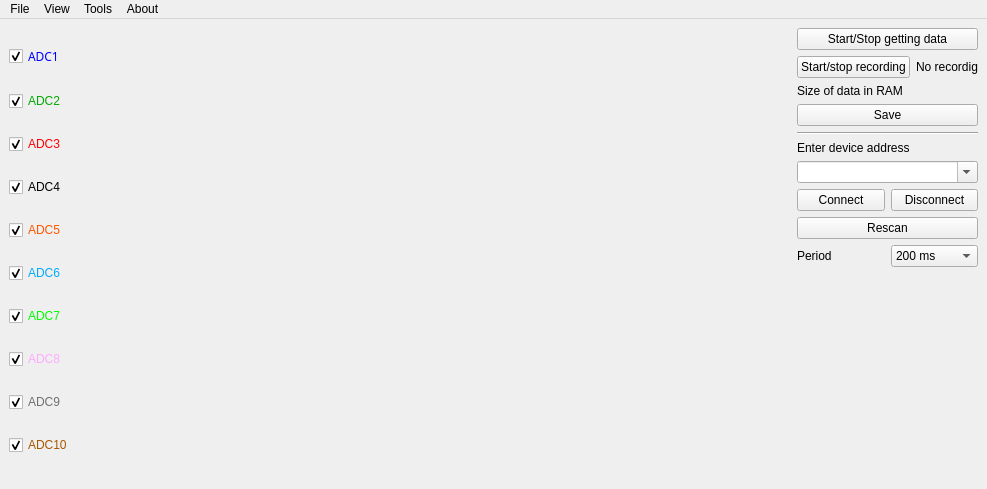
<?xml version="1.0" encoding="UTF-8"?>
<ui version="4.0">
 <class>MainWindow</class>
 <widget class="QMainWindow" name="MainWindow">
  <property name="geometry">
   <rect>
    <x>0</x>
    <y>0</y>
    <width>987</width>
    <height>489</height>
   </rect>
  </property>
  <property name="windowTitle">
   <string>UALab</string>
  </property>
  <widget class="QWidget" name="centralwidget">
   <property name="sizePolicy">
    <sizepolicy hsizetype="Minimum" vsizetype="Minimum">
     <horstretch>0</horstretch>
     <verstretch>0</verstretch>
    </sizepolicy>
   </property>
   <property name="minimumSize">
    <size>
     <width>0</width>
     <height>0</height>
    </size>
   </property>
   <layout class="QHBoxLayout" name="horizontalLayout_6">
    <item>
     <layout class="QHBoxLayout" name="horizontalLayout_4">
      <item>
       <layout class="QVBoxLayout" name="verticalLayout">
        <property name="sizeConstraint">
         <enum>QLayout::SetFixedSize</enum>
        </property>
        <property name="bottomMargin">
         <number>0</number>
        </property>
        <item>
         <widget class="QCheckBox" name="b_1_blue">
          <property name="palette">
           <palette>
            <active>
             <colorrole role="WindowText">
              <brush brushstyle="SolidPattern">
               <color alpha="255">
                <red>0</red>
                <green>0</green>
                <blue>255</blue>
               </color>
              </brush>
             </colorrole>
            </active>
            <inactive>
             <colorrole role="WindowText">
              <brush brushstyle="SolidPattern">
               <color alpha="255">
                <red>0</red>
                <green>0</green>
                <blue>255</blue>
               </color>
              </brush>
             </colorrole>
            </inactive>
            <disabled>
             <colorrole role="WindowText">
              <brush brushstyle="SolidPattern">
               <color alpha="255">
                <red>133</red>
                <green>133</green>
                <blue>133</blue>
               </color>
              </brush>
             </colorrole>
            </disabled>
           </palette>
          </property>
          <property name="font">
           <font>
            <family>Noto Sans</family>
           </font>
          </property>
          <property name="text">
           <string>ADC1</string>
          </property>
          <property name="checked">
           <bool>true</bool>
          </property>
         </widget>
        </item>
        <item>
         <widget class="QCheckBox" name="b_2_green">
          <property name="palette">
           <palette>
            <active>
             <colorrole role="WindowText">
              <brush brushstyle="SolidPattern">
               <color alpha="255">
                <red>0</red>
                <green>170</green>
                <blue>0</blue>
               </color>
              </brush>
             </colorrole>
            </active>
            <inactive>
             <colorrole role="WindowText">
              <brush brushstyle="SolidPattern">
               <color alpha="255">
                <red>0</red>
                <green>170</green>
                <blue>0</blue>
               </color>
              </brush>
             </colorrole>
            </inactive>
            <disabled>
             <colorrole role="WindowText">
              <brush brushstyle="SolidPattern">
               <color alpha="255">
                <red>133</red>
                <green>133</green>
                <blue>133</blue>
               </color>
              </brush>
             </colorrole>
            </disabled>
           </palette>
          </property>
          <property name="text">
           <string>ADC2</string>
          </property>
          <property name="checked">
           <bool>true</bool>
          </property>
         </widget>
        </item>
        <item>
         <widget class="QCheckBox" name="b_3_red">
          <property name="palette">
           <palette>
            <active>
             <colorrole role="WindowText">
              <brush brushstyle="SolidPattern">
               <color alpha="255">
                <red>255</red>
                <green>0</green>
                <blue>0</blue>
               </color>
              </brush>
             </colorrole>
            </active>
            <inactive>
             <colorrole role="WindowText">
              <brush brushstyle="SolidPattern">
               <color alpha="255">
                <red>255</red>
                <green>0</green>
                <blue>0</blue>
               </color>
              </brush>
             </colorrole>
            </inactive>
            <disabled>
             <colorrole role="WindowText">
              <brush brushstyle="SolidPattern">
               <color alpha="255">
                <red>133</red>
                <green>133</green>
                <blue>133</blue>
               </color>
              </brush>
             </colorrole>
            </disabled>
           </palette>
          </property>
          <property name="text">
           <string>ADC3</string>
          </property>
          <property name="checked">
           <bool>true</bool>
          </property>
         </widget>
        </item>
        <item>
         <widget class="QCheckBox" name="b_4_black">
          <property name="palette">
           <palette>
            <active>
             <colorrole role="WindowText">
              <brush brushstyle="SolidPattern">
               <color alpha="255">
                <red>0</red>
                <green>0</green>
                <blue>0</blue>
               </color>
              </brush>
             </colorrole>
            </active>
            <inactive>
             <colorrole role="WindowText">
              <brush brushstyle="SolidPattern">
               <color alpha="255">
                <red>0</red>
                <green>0</green>
                <blue>0</blue>
               </color>
              </brush>
             </colorrole>
            </inactive>
            <disabled>
             <colorrole role="WindowText">
              <brush brushstyle="SolidPattern">
               <color alpha="255">
                <red>133</red>
                <green>133</green>
                <blue>133</blue>
               </color>
              </brush>
             </colorrole>
            </disabled>
           </palette>
          </property>
          <property name="text">
           <string>ADC4</string>
          </property>
          <property name="checked">
           <bool>true</bool>
          </property>
         </widget>
        </item>
        <item>
         <widget class="QCheckBox" name="b_5_orange">
          <property name="palette">
           <palette>
            <active>
             <colorrole role="WindowText">
              <brush brushstyle="SolidPattern">
               <color alpha="255">
                <red>255</red>
                <green>85</green>
                <blue>0</blue>
               </color>
              </brush>
             </colorrole>
            </active>
            <inactive>
             <colorrole role="WindowText">
              <brush brushstyle="SolidPattern">
               <color alpha="255">
                <red>255</red>
                <green>85</green>
                <blue>0</blue>
               </color>
              </brush>
             </colorrole>
            </inactive>
            <disabled>
             <colorrole role="WindowText">
              <brush brushstyle="SolidPattern">
               <color alpha="255">
                <red>133</red>
                <green>133</green>
                <blue>133</blue>
               </color>
              </brush>
             </colorrole>
            </disabled>
           </palette>
          </property>
          <property name="text">
           <string>ADC5</string>
          </property>
          <property name="checked">
           <bool>true</bool>
          </property>
          <property name="tristate">
           <bool>false</bool>
          </property>
         </widget>
        </item>
        <item>
         <widget class="QCheckBox" name="b_6_blue_light">
          <property name="palette">
           <palette>
            <active>
             <colorrole role="WindowText">
              <brush brushstyle="SolidPattern">
               <color alpha="255">
                <red>0</red>
                <green>170</green>
                <blue>255</blue>
               </color>
              </brush>
             </colorrole>
            </active>
            <inactive>
             <colorrole role="WindowText">
              <brush brushstyle="SolidPattern">
               <color alpha="255">
                <red>0</red>
                <green>170</green>
                <blue>255</blue>
               </color>
              </brush>
             </colorrole>
            </inactive>
            <disabled>
             <colorrole role="WindowText">
              <brush brushstyle="SolidPattern">
               <color alpha="255">
                <red>133</red>
                <green>133</green>
                <blue>133</blue>
               </color>
              </brush>
             </colorrole>
            </disabled>
           </palette>
          </property>
          <property name="text">
           <string>ADC6</string>
          </property>
          <property name="checked">
           <bool>true</bool>
          </property>
         </widget>
        </item>
        <item>
         <widget class="QCheckBox" name="b_7_green_light">
          <property name="sizePolicy">
           <sizepolicy hsizetype="Minimum" vsizetype="Fixed">
            <horstretch>0</horstretch>
            <verstretch>0</verstretch>
           </sizepolicy>
          </property>
          <property name="palette">
           <palette>
            <active>
             <colorrole role="WindowText">
              <brush brushstyle="SolidPattern">
               <color alpha="255">
                <red>0</red>
                <green>255</green>
                <blue>0</blue>
               </color>
              </brush>
             </colorrole>
            </active>
            <inactive>
             <colorrole role="WindowText">
              <brush brushstyle="SolidPattern">
               <color alpha="255">
                <red>0</red>
                <green>255</green>
                <blue>0</blue>
               </color>
              </brush>
             </colorrole>
            </inactive>
            <disabled>
             <colorrole role="WindowText">
              <brush brushstyle="SolidPattern">
               <color alpha="255">
                <red>133</red>
                <green>133</green>
                <blue>133</blue>
               </color>
              </brush>
             </colorrole>
            </disabled>
           </palette>
          </property>
          <property name="text">
           <string>ADC7</string>
          </property>
          <property name="checked">
           <bool>true</bool>
          </property>
         </widget>
        </item>
        <item>
         <widget class="QCheckBox" name="b_8_pig">
          <property name="palette">
           <palette>
            <active>
             <colorrole role="WindowText">
              <brush brushstyle="SolidPattern">
               <color alpha="255">
                <red>255</red>
                <green>170</green>
                <blue>255</blue>
               </color>
              </brush>
             </colorrole>
            </active>
            <inactive>
             <colorrole role="WindowText">
              <brush brushstyle="SolidPattern">
               <color alpha="255">
                <red>255</red>
                <green>170</green>
                <blue>255</blue>
               </color>
              </brush>
             </colorrole>
            </inactive>
            <disabled>
             <colorrole role="WindowText">
              <brush brushstyle="SolidPattern">
               <color alpha="255">
                <red>133</red>
                <green>133</green>
                <blue>133</blue>
               </color>
              </brush>
             </colorrole>
            </disabled>
           </palette>
          </property>
          <property name="text">
           <string>ADC8</string>
          </property>
          <property name="checked">
           <bool>true</bool>
          </property>
         </widget>
        </item>
        <item>
         <widget class="QCheckBox" name="b_9_gray">
          <property name="palette">
           <palette>
            <active>
             <colorrole role="WindowText">
              <brush brushstyle="SolidPattern">
               <color alpha="255">
                <red>111</red>
                <green>111</green>
                <blue>111</blue>
               </color>
              </brush>
             </colorrole>
            </active>
            <inactive>
             <colorrole role="WindowText">
              <brush brushstyle="SolidPattern">
               <color alpha="255">
                <red>111</red>
                <green>111</green>
                <blue>111</blue>
               </color>
              </brush>
             </colorrole>
            </inactive>
            <disabled>
             <colorrole role="WindowText">
              <brush brushstyle="SolidPattern">
               <color alpha="255">
                <red>133</red>
                <green>133</green>
                <blue>133</blue>
               </color>
              </brush>
             </colorrole>
            </disabled>
           </palette>
          </property>
          <property name="text">
           <string>ADC9</string>
          </property>
          <property name="checked">
           <bool>true</bool>
          </property>
         </widget>
        </item>
        <item>
         <widget class="QCheckBox" name="b_10_brown">
          <property name="palette">
           <palette>
            <active>
             <colorrole role="WindowText">
              <brush brushstyle="SolidPattern">
               <color alpha="255">
                <red>170</red>
                <green>85</green>
                <blue>0</blue>
               </color>
              </brush>
             </colorrole>
            </active>
            <inactive>
             <colorrole role="WindowText">
              <brush brushstyle="SolidPattern">
               <color alpha="255">
                <red>170</red>
                <green>85</green>
                <blue>0</blue>
               </color>
              </brush>
             </colorrole>
            </inactive>
            <disabled>
             <colorrole role="WindowText">
              <brush brushstyle="SolidPattern">
               <color alpha="255">
                <red>133</red>
                <green>133</green>
                <blue>133</blue>
               </color>
              </brush>
             </colorrole>
            </disabled>
           </palette>
          </property>
          <property name="text">
           <string>ADC10</string>
          </property>
          <property name="checked">
           <bool>true</bool>
          </property>
         </widget>
        </item>
       </layout>
      </item>
      <item>
       <widget class="QwtPlot" name="graphWidget">
        <property name="sizePolicy">
         <sizepolicy hsizetype="Expanding" vsizetype="Preferred">
          <horstretch>0</horstretch>
          <verstretch>0</verstretch>
         </sizepolicy>
        </property>
        <property name="canvasBackground">
         <brush brushstyle="SolidPattern">
          <color alpha="255">
           <red>255</red>
           <green>255</green>
           <blue>255</blue>
          </color>
         </brush>
        </property>
        <property name="autoReplot">
         <bool>false</bool>
        </property>
       </widget>
      </item>
     </layout>
    </item>
    <item>
     <layout class="QVBoxLayout" name="verticalLayout_2">
      <item>
       <widget class="QPushButton" name="start_stop">
        <property name="sizePolicy">
         <sizepolicy hsizetype="Minimum" vsizetype="Minimum">
          <horstretch>0</horstretch>
          <verstretch>0</verstretch>
         </sizepolicy>
        </property>
        <property name="text">
         <string>Start/Stop getting data</string>
        </property>
       </widget>
      </item>
      <item>
       <layout class="QHBoxLayout" name="horizontalLayout">
        <item>
         <widget class="QPushButton" name="start_stop_recording">
          <property name="text">
           <string>Start/stop recording</string>
          </property>
         </widget>
        </item>
        <item>
         <widget class="QLabel" name="status_recording">
          <property name="text">
           <string>No recordig</string>
          </property>
         </widget>
        </item>
       </layout>
      </item>
      <item>
       <layout class="QHBoxLayout" name="horizontalLayout_2">
        <item>
         <widget class="QLabel" name="size_of_data_txt">
          <property name="text">
           <string>Size of data in RAM</string>
          </property>
         </widget>
        </item>
        <item>
         <widget class="QLabel" name="size_of_data_out">
          <property name="text">
           <string/>
          </property>
         </widget>
        </item>
       </layout>
      </item>
      <item>
       <widget class="QPushButton" name="save_button">
        <property name="text">
         <string>Save</string>
        </property>
       </widget>
      </item>
      <item>
       <widget class="Line" name="line">
        <property name="orientation">
         <enum>Qt::Horizontal</enum>
        </property>
       </widget>
      </item>
      <item>
       <widget class="QLabel" name="device_label">
        <property name="sizePolicy">
         <sizepolicy hsizetype="Minimum" vsizetype="Preferred">
          <horstretch>0</horstretch>
          <verstretch>0</verstretch>
         </sizepolicy>
        </property>
        <property name="text">
         <string>Enter device address</string>
        </property>
       </widget>
      </item>
      <item>
       <widget class="QComboBox" name="comboBox_ports">
        <property name="editable">
         <bool>true</bool>
        </property>
       </widget>
      </item>
      <item>
       <layout class="QHBoxLayout" name="horizontalLayout_3">
        <item>
         <widget class="QPushButton" name="connect_button">
          <property name="text">
           <string>Connect</string>
          </property>
         </widget>
        </item>
        <item>
         <widget class="QPushButton" name="disconnect_button">
          <property name="text">
           <string>Disconnect</string>
          </property>
         </widget>
        </item>
       </layout>
      </item>
      <item>
       <widget class="QPushButton" name="rescan_botton">
        <property name="text">
         <string>Rescan</string>
        </property>
       </widget>
      </item>
      <item>
       <layout class="QHBoxLayout" name="horizontalLayout_5">
        <item>
         <widget class="QLabel" name="period">
          <property name="sizePolicy">
           <sizepolicy hsizetype="Minimum" vsizetype="Preferred">
            <horstretch>0</horstretch>
            <verstretch>0</verstretch>
           </sizepolicy>
          </property>
          <property name="text">
           <string>Period</string>
          </property>
         </widget>
        </item>
        <item>
         <widget class="QComboBox" name="comboBox_period_val">
          <property name="sizePolicy">
           <sizepolicy hsizetype="Minimum" vsizetype="Fixed">
            <horstretch>0</horstretch>
            <verstretch>0</verstretch>
           </sizepolicy>
          </property>
          <property name="inputMethodHints">
           <set>Qt::ImhLatinOnly</set>
          </property>
          <property name="editable">
           <bool>false</bool>
          </property>
          <property name="currentText">
           <string>200 ms</string>
          </property>
          <property name="currentIndex">
           <number>5</number>
          </property>
          <property name="maxVisibleItems">
           <number>10</number>
          </property>
          <item>
           <property name="text">
            <string>&lt;1 ms</string>
           </property>
          </item>
          <item>
           <property name="text">
            <string>10 ms</string>
           </property>
          </item>
          <item>
           <property name="text">
            <string>20 ms</string>
           </property>
          </item>
          <item>
           <property name="text">
            <string>50 ms</string>
           </property>
          </item>
          <item>
           <property name="text">
            <string>100 ms</string>
           </property>
          </item>
          <item>
           <property name="text">
            <string>200 ms</string>
           </property>
          </item>
          <item>
           <property name="text">
            <string>500 ms</string>
           </property>
          </item>
          <item>
           <property name="text">
            <string>1 s</string>
           </property>
          </item>
          <item>
           <property name="text">
            <string>5 s</string>
           </property>
          </item>
          <item>
           <property name="text">
            <string>10 s</string>
           </property>
          </item>
          <item>
           <property name="text">
            <string>1 m</string>
           </property>
          </item>
          <item>
           <property name="text">
            <string>5 m</string>
           </property>
          </item>
          <item>
           <property name="text">
            <string>10 m</string>
           </property>
          </item>
          <item>
           <property name="text">
            <string>30 m</string>
           </property>
          </item>
         </widget>
        </item>
       </layout>
      </item>
      <item>
       <spacer name="verticalSpacer">
        <property name="orientation">
         <enum>Qt::Vertical</enum>
        </property>
        <property name="sizeHint" stdset="0">
         <size>
          <width>20</width>
          <height>46</height>
         </size>
        </property>
       </spacer>
      </item>
     </layout>
    </item>
   </layout>
  </widget>
  <widget class="QMenuBar" name="menuBar">
   <property name="geometry">
    <rect>
     <x>0</x>
     <y>0</y>
     <width>987</width>
     <height>30</height>
    </rect>
   </property>
   <widget class="QMenu" name="menuFILE">
    <property name="title">
     <string>File</string>
    </property>
    <addaction name="actionSave"/>
    <addaction name="separator"/>
    <addaction name="actionOut"/>
   </widget>
   <widget class="QMenu" name="menuTOOLS">
    <property name="title">
     <string>Tools</string>
    </property>
    <addaction name="actionConnect"/>
    <addaction name="actionDisconnect"/>
    <addaction name="action_start_stop_getting_data"/>
    <addaction name="action_start_stop_recording"/>
    <addaction name="actionRescan"/>
   </widget>
   <widget class="QMenu" name="menuABOUT">
    <property name="title">
     <string>About</string>
    </property>
    <addaction name="actionThis_Application"/>
   </widget>
   <widget class="QMenu" name="menuVIEW">
    <property name="title">
     <string>View</string>
    </property>
    <widget class="QMenu" name="menuChannels_2">
     <property name="title">
      <string>Channels</string>
     </property>
     <addaction name="action1_Blue"/>
     <addaction name="action2_Green"/>
     <addaction name="action3_Red"/>
     <addaction name="action4_Black"/>
     <addaction name="action5_Orange"/>
     <addaction name="action6_Blue_Light"/>
     <addaction name="action7_Green_Light"/>
     <addaction name="action8_Pig"/>
     <addaction name="action9_Gray"/>
     <addaction name="action10_Brown"/>
    </widget>
    <addaction name="menuChannels_2"/>
   </widget>
   <addaction name="menuFILE"/>
   <addaction name="menuVIEW"/>
   <addaction name="menuTOOLS"/>
   <addaction name="menuABOUT"/>
  </widget>
  <action name="actionConnect">
   <property name="text">
    <string>Connect</string>
   </property>
   <property name="shortcut">
    <string>Ctrl+K</string>
   </property>
  </action>
  <action name="actionDisconnect">
   <property name="text">
    <string>Disconnect</string>
   </property>
   <property name="shortcut">
    <string>Ctrl+D</string>
   </property>
  </action>
  <action name="action_start_stop_getting_data">
   <property name="text">
    <string>Start/Stop getting data</string>
   </property>
  </action>
  <action name="action_start_stop_recording">
   <property name="text">
    <string>Start/stop recording</string>
   </property>
   <property name="shortcut">
    <string>Space</string>
   </property>
  </action>
  <action name="actionSave">
   <property name="text">
    <string>Save ...</string>
   </property>
   <property name="shortcut">
    <string>Ctrl+S</string>
   </property>
  </action>
  <action name="actionOut">
   <property name="text">
    <string>Exit</string>
   </property>
   <property name="shortcut">
    <string>Ctrl+Q</string>
   </property>
  </action>
  <action name="actionThis_Application">
   <property name="text">
    <string>This Application</string>
   </property>
  </action>
  <action name="action1_Blue">
   <property name="checkable">
    <bool>true</bool>
   </property>
   <property name="checked">
    <bool>true</bool>
   </property>
   <property name="text">
    <string>ADC1</string>
   </property>
   <property name="shortcut">
    <string>Ctrl+1</string>
   </property>
  </action>
  <action name="action2_Green">
   <property name="checkable">
    <bool>true</bool>
   </property>
   <property name="checked">
    <bool>true</bool>
   </property>
   <property name="text">
    <string>ADC2</string>
   </property>
   <property name="shortcut">
    <string>Ctrl+2</string>
   </property>
  </action>
  <action name="action3_Red">
   <property name="checkable">
    <bool>true</bool>
   </property>
   <property name="checked">
    <bool>true</bool>
   </property>
   <property name="text">
    <string>ADC3</string>
   </property>
   <property name="shortcut">
    <string>Ctrl+3</string>
   </property>
  </action>
  <action name="action4_Black">
   <property name="checkable">
    <bool>true</bool>
   </property>
   <property name="checked">
    <bool>true</bool>
   </property>
   <property name="text">
    <string>ADC4</string>
   </property>
   <property name="shortcut">
    <string>Ctrl+4</string>
   </property>
  </action>
  <action name="action5_Orange">
   <property name="checkable">
    <bool>true</bool>
   </property>
   <property name="checked">
    <bool>true</bool>
   </property>
   <property name="text">
    <string>ADC5</string>
   </property>
   <property name="shortcut">
    <string>Ctrl+5</string>
   </property>
  </action>
  <action name="action6_Blue_Light">
   <property name="checkable">
    <bool>true</bool>
   </property>
   <property name="checked">
    <bool>true</bool>
   </property>
   <property name="text">
    <string>ADC6</string>
   </property>
   <property name="shortcut">
    <string>Ctrl+6</string>
   </property>
  </action>
  <action name="action7_Green_Light">
   <property name="checkable">
    <bool>true</bool>
   </property>
   <property name="checked">
    <bool>true</bool>
   </property>
   <property name="text">
    <string>ADC7</string>
   </property>
   <property name="shortcut">
    <string>Ctrl+7</string>
   </property>
  </action>
  <action name="action8_Pig">
   <property name="checkable">
    <bool>true</bool>
   </property>
   <property name="checked">
    <bool>true</bool>
   </property>
   <property name="text">
    <string>ADC8</string>
   </property>
   <property name="shortcut">
    <string>Ctrl+8</string>
   </property>
  </action>
  <action name="action9_Gray">
   <property name="checkable">
    <bool>true</bool>
   </property>
   <property name="checked">
    <bool>true</bool>
   </property>
   <property name="text">
    <string>ADC9</string>
   </property>
   <property name="shortcut">
    <string>Ctrl+9</string>
   </property>
  </action>
  <action name="action10_Brown">
   <property name="checkable">
    <bool>true</bool>
   </property>
   <property name="checked">
    <bool>true</bool>
   </property>
   <property name="text">
    <string>ADC10</string>
   </property>
   <property name="shortcut">
    <string>Ctrl+0</string>
   </property>
  </action>
  <action name="actionRescan">
   <property name="text">
    <string>Rescan</string>
   </property>
   <property name="shortcut">
    <string>Ctrl+R</string>
   </property>
  </action>
 </widget>
 <customwidgets>
  <customwidget>
   <class>QwtPlot</class>
   <extends>QFrame</extends>
   <header>qwt_plot.h</header>
   <container>1</container>
  </customwidget>
 </customwidgets>
 <resources/>
 <connections>
  <connection>
   <sender>actionOut</sender>
   <signal>triggered()</signal>
   <receiver>MainWindow</receiver>
   <slot>close()</slot>
   <hints>
    <hint type="sourcelabel">
     <x>-1</x>
     <y>-1</y>
    </hint>
    <hint type="destinationlabel">
     <x>696</x>
     <y>347</y>
    </hint>
   </hints>
  </connection>
  <connection>
   <sender>action1_Blue</sender>
   <signal>triggered()</signal>
   <receiver>b_1_blue</receiver>
   <slot>toggle()</slot>
   <hints>
    <hint type="sourcelabel">
     <x>-1</x>
     <y>-1</y>
    </hint>
    <hint type="destinationlabel">
     <x>76</x>
     <y>69</y>
    </hint>
   </hints>
  </connection>
  <connection>
   <sender>action2_Green</sender>
   <signal>triggered()</signal>
   <receiver>b_2_green</receiver>
   <slot>toggle()</slot>
   <hints>
    <hint type="sourcelabel">
     <x>-1</x>
     <y>-1</y>
    </hint>
    <hint type="destinationlabel">
     <x>208</x>
     <y>114</y>
    </hint>
   </hints>
  </connection>
  <connection>
   <sender>action3_Red</sender>
   <signal>triggered()</signal>
   <receiver>b_3_red</receiver>
   <slot>toggle()</slot>
   <hints>
    <hint type="sourcelabel">
     <x>-1</x>
     <y>-1</y>
    </hint>
    <hint type="destinationlabel">
     <x>340</x>
     <y>159</y>
    </hint>
   </hints>
  </connection>
  <connection>
   <sender>action4_Black</sender>
   <signal>triggered()</signal>
   <receiver>b_4_black</receiver>
   <slot>toggle()</slot>
   <hints>
    <hint type="sourcelabel">
     <x>-1</x>
     <y>-1</y>
    </hint>
    <hint type="destinationlabel">
     <x>472</x>
     <y>204</y>
    </hint>
   </hints>
  </connection>
  <connection>
   <sender>action10_Brown</sender>
   <signal>triggered()</signal>
   <receiver>b_10_brown</receiver>
   <slot>toggle()</slot>
   <hints>
    <hint type="sourcelabel">
     <x>-1</x>
     <y>-1</y>
    </hint>
    <hint type="destinationlabel">
     <x>575</x>
     <y>474</y>
    </hint>
   </hints>
  </connection>
  <connection>
   <sender>action9_Gray</sender>
   <signal>triggered()</signal>
   <receiver>b_9_gray</receiver>
   <slot>toggle()</slot>
   <hints>
    <hint type="sourcelabel">
     <x>-1</x>
     <y>-1</y>
    </hint>
    <hint type="destinationlabel">
     <x>472</x>
     <y>429</y>
    </hint>
   </hints>
  </connection>
  <connection>
   <sender>action8_Pig</sender>
   <signal>triggered()</signal>
   <receiver>b_8_pig</receiver>
   <slot>toggle()</slot>
   <hints>
    <hint type="sourcelabel">
     <x>-1</x>
     <y>-1</y>
    </hint>
    <hint type="destinationlabel">
     <x>340</x>
     <y>384</y>
    </hint>
   </hints>
  </connection>
  <connection>
   <sender>action7_Green_Light</sender>
   <signal>triggered()</signal>
   <receiver>b_7_green_light</receiver>
   <slot>toggle()</slot>
   <hints>
    <hint type="sourcelabel">
     <x>-1</x>
     <y>-1</y>
    </hint>
    <hint type="destinationlabel">
     <x>208</x>
     <y>339</y>
    </hint>
   </hints>
  </connection>
  <connection>
   <sender>action6_Blue_Light</sender>
   <signal>triggered()</signal>
   <receiver>b_6_blue_light</receiver>
   <slot>toggle()</slot>
   <hints>
    <hint type="sourcelabel">
     <x>-1</x>
     <y>-1</y>
    </hint>
    <hint type="destinationlabel">
     <x>76</x>
     <y>294</y>
    </hint>
   </hints>
  </connection>
  <connection>
   <sender>action5_Orange</sender>
   <signal>triggered()</signal>
   <receiver>b_5_orange</receiver>
   <slot>toggle()</slot>
   <hints>
    <hint type="sourcelabel">
     <x>-1</x>
     <y>-1</y>
    </hint>
    <hint type="destinationlabel">
     <x>575</x>
     <y>249</y>
    </hint>
   </hints>
  </connection>
  <connection>
   <sender>actionSave</sender>
   <signal>triggered()</signal>
   <receiver>save_button</receiver>
   <slot>click()</slot>
   <hints>
    <hint type="sourcelabel">
     <x>-1</x>
     <y>-1</y>
    </hint>
    <hint type="destinationlabel">
     <x>1151</x>
     <y>234</y>
    </hint>
   </hints>
  </connection>
  <connection>
   <sender>action_start_stop_getting_data</sender>
   <signal>triggered()</signal>
   <receiver>start_stop</receiver>
   <slot>click()</slot>
   <hints>
    <hint type="sourcelabel">
     <x>-1</x>
     <y>-1</y>
    </hint>
    <hint type="destinationlabel">
     <x>1151</x>
     <y>111</y>
    </hint>
   </hints>
  </connection>
  <connection>
   <sender>action_start_stop_recording</sender>
   <signal>triggered()</signal>
   <receiver>start_stop_recording</receiver>
   <slot>click()</slot>
   <hints>
    <hint type="sourcelabel">
     <x>-1</x>
     <y>-1</y>
    </hint>
    <hint type="destinationlabel">
     <x>1151</x>
     <y>150</y>
    </hint>
   </hints>
  </connection>
  <connection>
   <sender>actionConnect</sender>
   <signal>triggered()</signal>
   <receiver>connect_button</receiver>
   <slot>click()</slot>
   <hints>
    <hint type="sourcelabel">
     <x>-1</x>
     <y>-1</y>
    </hint>
    <hint type="destinationlabel">
     <x>864</x>
     <y>343</y>
    </hint>
   </hints>
  </connection>
  <connection>
   <sender>actionDisconnect</sender>
   <signal>triggered()</signal>
   <receiver>disconnect_button</receiver>
   <slot>click()</slot>
   <hints>
    <hint type="sourcelabel">
     <x>-1</x>
     <y>-1</y>
    </hint>
    <hint type="destinationlabel">
     <x>1150</x>
     <y>343</y>
    </hint>
   </hints>
  </connection>
  <connection>
   <sender>b_1_blue</sender>
   <signal>clicked()</signal>
   <receiver>action1_Blue</receiver>
   <slot>toggle()</slot>
   <hints>
    <hint type="sourcelabel">
     <x>48</x>
     <y>69</y>
    </hint>
    <hint type="destinationlabel">
     <x>-1</x>
     <y>-1</y>
    </hint>
   </hints>
  </connection>
  <connection>
   <sender>b_2_green</sender>
   <signal>clicked()</signal>
   <receiver>action2_Green</receiver>
   <slot>toggle()</slot>
   <hints>
    <hint type="sourcelabel">
     <x>48</x>
     <y>114</y>
    </hint>
    <hint type="destinationlabel">
     <x>-1</x>
     <y>-1</y>
    </hint>
   </hints>
  </connection>
  <connection>
   <sender>b_3_red</sender>
   <signal>clicked()</signal>
   <receiver>action3_Red</receiver>
   <slot>toggle()</slot>
   <hints>
    <hint type="sourcelabel">
     <x>48</x>
     <y>159</y>
    </hint>
    <hint type="destinationlabel">
     <x>-1</x>
     <y>-1</y>
    </hint>
   </hints>
  </connection>
  <connection>
   <sender>b_4_black</sender>
   <signal>clicked()</signal>
   <receiver>action4_Black</receiver>
   <slot>toggle()</slot>
   <hints>
    <hint type="sourcelabel">
     <x>48</x>
     <y>204</y>
    </hint>
    <hint type="destinationlabel">
     <x>-1</x>
     <y>-1</y>
    </hint>
   </hints>
  </connection>
  <connection>
   <sender>b_5_orange</sender>
   <signal>clicked()</signal>
   <receiver>action5_Orange</receiver>
   <slot>toggle()</slot>
   <hints>
    <hint type="sourcelabel">
     <x>48</x>
     <y>249</y>
    </hint>
    <hint type="destinationlabel">
     <x>-1</x>
     <y>-1</y>
    </hint>
   </hints>
  </connection>
  <connection>
   <sender>b_6_blue_light</sender>
   <signal>clicked()</signal>
   <receiver>action6_Blue_Light</receiver>
   <slot>toggle()</slot>
   <hints>
    <hint type="sourcelabel">
     <x>48</x>
     <y>294</y>
    </hint>
    <hint type="destinationlabel">
     <x>-1</x>
     <y>-1</y>
    </hint>
   </hints>
  </connection>
  <connection>
   <sender>b_7_green_light</sender>
   <signal>clicked()</signal>
   <receiver>action7_Green_Light</receiver>
   <slot>toggle()</slot>
   <hints>
    <hint type="sourcelabel">
     <x>48</x>
     <y>339</y>
    </hint>
    <hint type="destinationlabel">
     <x>-1</x>
     <y>-1</y>
    </hint>
   </hints>
  </connection>
  <connection>
   <sender>b_9_gray</sender>
   <signal>clicked()</signal>
   <receiver>action9_Gray</receiver>
   <slot>toggle()</slot>
   <hints>
    <hint type="sourcelabel">
     <x>48</x>
     <y>429</y>
    </hint>
    <hint type="destinationlabel">
     <x>-1</x>
     <y>-1</y>
    </hint>
   </hints>
  </connection>
  <connection>
   <sender>b_10_brown</sender>
   <signal>clicked()</signal>
   <receiver>action10_Brown</receiver>
   <slot>toggle()</slot>
   <hints>
    <hint type="sourcelabel">
     <x>48</x>
     <y>474</y>
    </hint>
    <hint type="destinationlabel">
     <x>-1</x>
     <y>-1</y>
    </hint>
   </hints>
  </connection>
  <connection>
   <sender>b_8_pig</sender>
   <signal>clicked()</signal>
   <receiver>action8_Pig</receiver>
   <slot>toggle()</slot>
   <hints>
    <hint type="sourcelabel">
     <x>48</x>
     <y>384</y>
    </hint>
    <hint type="destinationlabel">
     <x>-1</x>
     <y>-1</y>
    </hint>
   </hints>
  </connection>
  <connection>
   <sender>actionRescan</sender>
   <signal>triggered()</signal>
   <receiver>rescan_botton</receiver>
   <slot>click()</slot>
   <hints>
    <hint type="sourcelabel">
     <x>-1</x>
     <y>-1</y>
    </hint>
    <hint type="destinationlabel">
     <x>1151</x>
     <y>383</y>
    </hint>
   </hints>
  </connection>
 </connections>
</ui>
